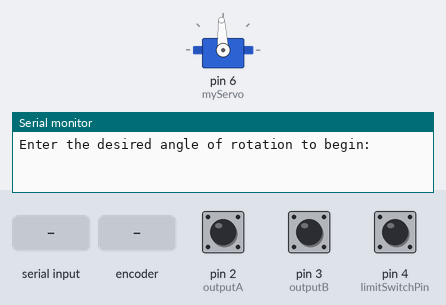
Simulated run of this sketch. Board: Arduino Uno, built with avr-gcc and run on an emulated ATmega328P. On the bench: servo, the last lines printed to the serial monitor. The test bench sets the inputs (shaded band); at power-on: pin 2 (outputA) HIGH, pin 3 (outputB) HIGH, pin 4 (limitSwitchPin) HIGH.

Above: at 11.2 s.
11.3 s: "90,45\n" received over Serial
At 12.5 s:
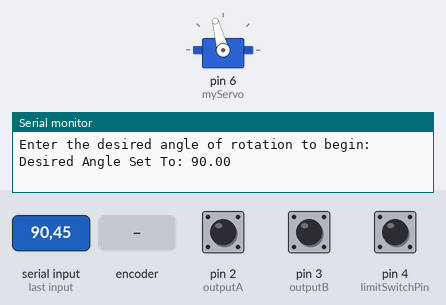
12.8 s: rotary encoder on pin 2 (outputA) / pin 3 (outputB) turned 1 step (first pin leading)
At 28.2 s:
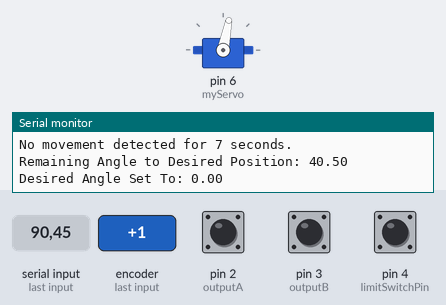
Timing chart, 0 to 29.4 s (numbered marks = the images above; inputs shaded):
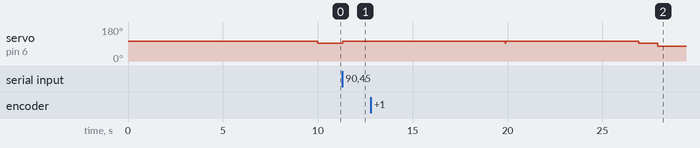

The sketch:

Servo360.ino
```cpp
#include <Servo.h>

#define outputA 2
#define outputB 3

Servo myServo;
const int limitSwitchPin = 4;

Servo servo1;
Servo servo2;
int counter = 0;
int aState;
int aLastState;
float angle_per_pulse = 2.25; // Encoder step size
float current_angle = 0;
float desired_angle = 0;
unsigned long lastMovementTime = 0;
const unsigned long timeout = 7000;

bool angleSet = false;

// PWM pulse widths for the servo (in microseconds)
const int servoStop = 1500;    // Neutral
const int servoForward = 1630; // Clockwise
const int servoBackward = 1360; // Counterclockwise

const float deadZone = 3.0; // Dead zone size in degrees (±3°)

void setup() {
    pinMode(outputA, INPUT);
    pinMode(outputB, INPUT);
    pinMode(limitSwitchPin, INPUT_PULLUP);

    myServo.attach(6); // Attach servo to pin 9
    myServo.writeMicroseconds(servoStop); // Initialize servo to stop

    Serial.begin(9600);
    Serial.println("Enter the desired angle of rotation to begin:");
    aLastState = digitalRead(outputA);

    // Find limit switch with timeout
    unsigned long startTime = millis();
    while (digitalRead(limitSwitchPin) == HIGH && millis() - startTime < 10000) {
        myServo.writeMicroseconds(servoForward); // Move forward to find the limit switch
        delay(10);
    }
    myServo.writeMicroseconds(servoStop); // Stop servo after finding limit
}

void loop() {
    if (!angleSet) {
        if (Serial.available() > 0) {
            desired_angle = Serial.parseFloat();
            Serial.print("Desired Angle Set To: ");
            Serial.println(desired_angle);
            angleSet = true;
            lastMovementTime = millis();
        }
        return;
    }

    // Encoder logic with debouncing
    aState = digitalRead(outputA);
    if (aState != aLastState) {
        if (digitalRead(outputB) != aState) {
            counter++;
        } else {
            counter--;
        }

        current_angle = counter * angle_per_pulse;
        Serial.print("Current Angle: ");
        Serial.println(current_angle);
        lastMovementTime = millis();
    }
    aLastState = aState;

    // Calculate the error
    float error = desired_angle - current_angle;

    // Adjust servo for constant speed
    if (abs(error) > deadZone) { // Only move if outside the dead zone
        if (error > 0) {
            // Move forward (clockwise)
            myServo.writeMicroseconds(servoForward);
        } else {
            // Move backward (counterclockwise)
            myServo.writeMicroseconds(servoBackward);
        }
    } else {
        // Stop the servo if within the dead zone
        myServo.writeMicroseconds(servoStop);
    }

    // Timeout logic
    if (millis() - lastMovementTime >= timeout) {
        float remaining_angle = desired_angle - current_angle;
        Serial.println("\nNo movement detected for 7 seconds.");
        Serial.print("Remaining Angle to Desired Position: ");
        Serial.println(remaining_angle);
        myServo.writeMicroseconds(servoStop);
        angleSet = false; // Allow resetting desired angle
    }
}
```

Measured:
- after the input at 11.3 s, servo on pin 6 (myServo): 93° → 105° at once
